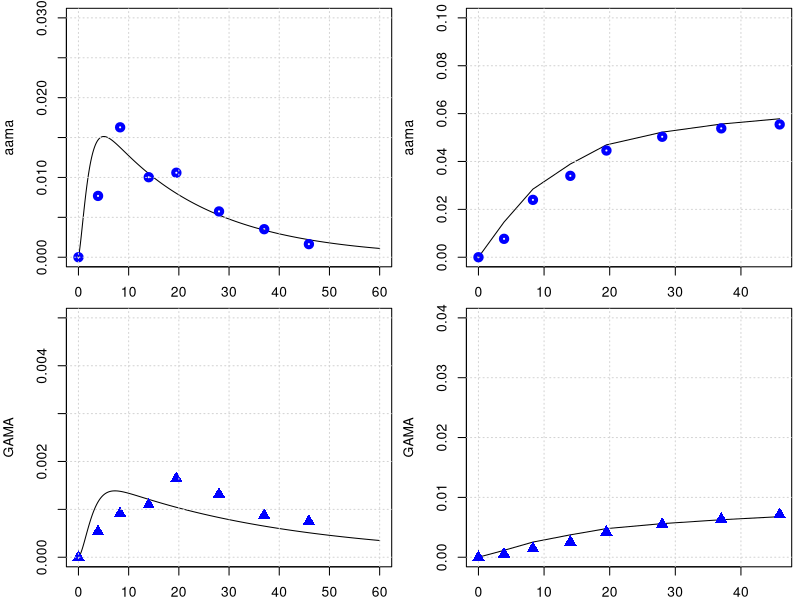

This chart was generated by the following R code:
library(deSolve)
library(minpack.lm)
graphics.off()

# body weight in kg
BW = 70 
# fractions of BW
##https://journals.sagepub.com/doi/pdf/10.1177/ANIB_32_3-4
F_B = 0.079 
F_B_AB = 0.35 #fraction: arterial blood of blood volume
F_B_VB = 0.65 #fraction: venous blood of blood volume
F_Li = 0.026
F_Ki = 0.0044
F_T = 1-(F_B+F_Li+F_Ki)
# organ volumes in L
V_AB <- BW*F_B*F_B_AB 
V_VB <- BW*F_B*F_B_VB 
V_T <- BW*F_T
V_Ki <- BW*F_Ki
V_Li <- BW*F_Li
# cardiac output in L/(kg*h)
##https://journals.sagepub.com/doi/pdf/10.1177/ANIB_32_3-4
QCC = 16        #12.5 # maybe 14 or 6.5 check?
Q_C = QCC*BW^0.75
#FQ_P = 2.5/100 Trine: We don't have a lung compartment in this model
FQ_Li = 0.255
FQ_Ki = 0.19 #total - there is also an aterial flow rate 
FQ_T = 1 -( FQ_Li + FQ_Ki) # +FQ_P) Trine: We don't have a lung compartment in this model
Q_Li <- Q_C*FQ_Li
Q_Ki <- Q_C*FQ_Ki
Q_T <- Q_C*FQ_T

MW_aa = 71   # mg/mmol
MW_ga = 87   # mg/mmol
MW_GSH = 307.32 # mg/mmol
k_0_GSH = 7   # from Sweeney paper.
MW_GSH = 307.32     # mg/mmol
AGSH0 = k_0_GSH * V_Li * MW_GSH


# +++++++++++++++++++++++++++++++++++++++++++++++++++++++++++++++++
# partition coefficient 
pAA_TB = .2        # Tissue::blood partition AA, Sweeney et al (2010) paper
pAA_KiB = 0.8      # Kidney::blood partition AA, Sweeney et al (2010) paper
pAA_LiB = 0.4      # liver::blood partition AA, Sweeney et al (2010) paper
# Maybe we said it earlier and these parameters are not sensitive to the model, but from which paper did you get the values of these partition coefs., 
# in the paper of Sweeney and of Li are different pAA_LiB = 0.4 and pAA_KiB = 0.8.

# reaction rate constants 
k_AAuptake = 1 #1/h

k_onAA_T = 0.028  #1/h     # we took it from Sweenney
k_onAA_B = 0.036  #1/h
k_onAA_Li = 0.71 #1/h
k_onAA_Ki = 0.13 #1/h

# from 0.23 to 0.35
k_cl_GSH = 0.035   # 1/h   #  Reed et al. 2008 'A mathematical model of glutathione metabolism'
#doi:10.1186/1742-4682-5-8

# k_onAA_GSH = 0.55 # L/(mmol h)
# check, we do not use it any more.
k_exc_AAMA = 0.049  ## ##MK Furh et al. report on Elimination half-life of AAMA as ~17.4 h, then k_exc_AAMA=0.0398 h-1#
# 'Toxicokinetics of acrylamide in humans after ingestion of a defined dose in a test meal to improve risk assessment for acrylamide carcinogenicity'
# DOI: 10.1158/1055-9965.EPI-05-0647
# 0.049 #1/h or 0.13 # this will change the shape

# Maximum velocity for enzymatic reaction 
V_max_p450 = 9 /MW_aa*BW^0.7  # mg/h  from Sweenney paper, checked!
# maximum rate of GA and AA conjugation with GSH (mg/(h BW^0.7))
Vmax_AA_GSH <- 24*BW^0.7 # from the Sweeny  fitted   mg/h




#????????????????????????????????
#????????????????????????????????
#????????????????????????????????
#????????????????????????????????
#????????????????????????????????
#????????????????????????????????
### PARAMETERS FOR GA
# partition coefficient
pGA_TB = 0.97
pGA_LiB = 0.9
pGA_KiB = .3

#k_onGA_GSH = 0.8 #L/(mmol h)
k_onGA_T = 0.69        #1/h
k_onGA_B = 0.108       #1/h
k_onGA_Ki = k_onAA_T/2 #1/h
k_onGA_Li = 0.115      #1/h

k_exc_GAMA = 0.027   ##MK Furh et al. report on Elimination half-life of GAMA: ~25.1 hours, then k_exc_GAMA = 0.0276 h-1##  
# 0.077 #1/h  # or 0.027 # from sweeney # 
k_exc_GAOH = 0.077     # 1/h  # from sweeney
# (removed as no longer used) k_exc_GA <- .4         # 1/h Q_Ki*0.025


VMAXGC1 = 22   # maximum rate of AA conjugation with GSH mg/hr-kg^0.7, Sweeney et al (2010) paper
VMAXG1 = VMAXGC1/MW_aa*BW**0.7    # !$'Liver AA-GSH rate'

# Maximum velocity for enzymatic reaction 
V_max_EH = 20 /MW_ga*BW^0.7  
KM_p450 = 10.0
KM_EH = 100.0
# maximum rate of GA and AA conjugation with GSH (mg/(h BW^0.7))
Vmax_GA_GSH <- 20*BW^0.7 # from the Sweeny  fitted   mg/h

KMG1 = 20  #!Km with respect to AA for GSH conjugation mg/L (from Sweeny code) 
# Trine: This should be mg. Delete the term MW_aa
# Sweeney has this parameter for rats ans 100 mg/L why did you use this number and why divived by MW??

KMGG = .1/MW_GSH        # !KM with respect to GSH for AA or GA conjugation with GSH mmol/L. Trine: should be mg/L
####and that this is 307 mg/L #This comment is wrong ignore
KMG2 = 90  #!Km with respect to GA for GSH conjugation mM. Trine: This should be mg. Delete the term MW_aa
# The same comment as for KMG1

# from the code, not from paper
KPT_Li = 0.015    # !'protein turnover rate in liver'# this is confimred in the exp. values of Sweeney
KPT_Ki = 0.013    # !'protein turnover rate in kidney'# 1/h this is 0.012 in Sweeney, I guess its not much of difference
KPTR = 0.013      # !'protein turnover rate in rpt'# this is 0.012 in Li et.al
KPTS = 0.0039     # !'protein turnover rate in spt'# and this they have it 0.0051 Sweeney and Li 0.0012 refering to Sweeney
KPTRB = 0.0039    # !'protein turnover rate in rbc'# how did we get that?
KPTPL = 0.012    # !'protein turnover rate in plasma'# Sweeney has 0.012 for this value
# +++++++++++++++++++++++++++++++++++++++++++++++++++++++++++++++++
# create list of parameter
# +++++++++++++++++++++++++++++++++++++++++++++++++++++++++++++++++
params <- unlist(c(data.frame(pAA_TB, pAA_LiB, pAA_KiB,
                              pGA_TB, pGA_LiB, pGA_KiB,
                              k_onAA_T, k_onAA_B, k_onAA_Li,  k_onAA_Ki,
                              k_onGA_T, k_onGA_B, k_onGA_Li, k_onGA_Ki, 
                              k_exc_AAMA, k_exc_GAMA,
                              k_cl_GSH, V_max_p450, KM_p450, V_max_EH, KM_EH,
                              k_AAuptake)
                              ))
yini <- c(m_AA_AB = 0.0, m_GA_AB = 0.0,      a_pb_AA_B = 0 ,
          m_AA_VB = 0.0, m_GA_VB = 0.0,
          m_AA_Ki = 0.0, m_GA_Ki = 0.0, m_AA_dose = 0 ,
          m_AA_Li = 0.0, m_AAMA = 0.0, 
          m_GA_Li = 0.0, a_pb_GA_Li = 0.0,
          m_GAMA  = 0.0,       
          m_GSH_Li = k_0_GSH * V_Li * MW_GSH, 
          m_AA_T = 0.0, m_GA_T = 0.0,
          m_GAOH = 0.0, 
          m_AA_out = 0.0, m_AA_in = 0.0, m_AA_accum = 0.0, m_AA_free = 0.0, 
          m_GA_out = 0.0, m_GA_in = 0.0, m_GA_accum = 0.0, m_GA_free = 0.0, 
          a_pb_AA_Ki = 0,  a_pb_AA_Li = 0,
          a_pb_GA_Ki = 0, a_pb_AA_T = 0, a_pb_GA_B = 0, a_pb_GA_T = 0
)
# ++++++++++++++++++++++++++++++++++++++++++++++++++++++++++++++++++
# PBPK model for Acrylamide 
# ++++++++++++++++++++++++++++++++++++++++++++++++++++++++++++++++++
PBPKmodelAA <- function(t,state,parameter){
  with(as.list(c(t,state,parameter)), {
    #----#---#  Model for AA  #---#---#
    # concentrations blood in the organs in mg/L
    c_AA_AB <- m_AA_AB/V_AB   
    c_AA_VB <- m_AA_VB/V_VB
    c_AA_T <- m_AA_T/V_T
    c_AA_Li <- m_AA_Li/V_Li #Trine: Should we multiply with PL1 as we do for GA
    c_AA_Ki <- m_AA_Ki/V_Ki
    
    c_GSH_Li <- m_GSH_Li/V_Li
    # units checked -> mg/h   
    dm_AA_dose <- - k_AAuptake*m_AA_dose
    
    # Blood
    #-----------------------------
    # units checked -> mg/h   
    dm_AA_AB <- Q_C*(c_AA_VB - c_AA_AB) - k_onAA_B*m_AA_AB
    dm_AA_VB <- Q_T*(c_AA_T/pAA_TB) + Q_Li*(c_AA_Li/pAA_LiB) + Q_Ki*(c_AA_Ki/pAA_KiB) - Q_C*c_AA_VB -k_onAA_B*m_AA_VB
    # Trine: I added this. Can we make an overall turnover rate in blood? Is this correct? 
    da_pb_GA_B <- k_onAA_B*m_AA_AB + k_onAA_B*m_AA_VB - a_pb_GA_B*KPTRB
    
    # Kidney
    #---------------------------------
    # units checked -> mg/h   
    dm_AA_Ki <- Q_Ki*c_AA_AB -Q_Ki*(c_AA_Ki/pAA_KiB) - k_onAA_Ki*m_AA_Ki 
    # protein tunr over AA in Kidney
    da_pb_AA_Ki <- k_onAA_Ki*m_AA_Ki - a_pb_AA_Ki*KPT_Ki
   
    # unit chekced mg/h 
    metAA_GSH <- Vmax_AA_GSH * c_AA_Li * c_GSH_Li / ( (KMG1 + c_AA_Li) * (KMGG + c_GSH_Li) )

    metAA_P450 <- V_max_p450 * MW_aa * c_AA_Li/ (KM_p450 + c_AA_Li)
    
    # units checked -> mg/h  
    dm_AA_Li <- Q_Li*(c_AA_AB - c_AA_Li/pAA_LiB) + k_AAuptake*m_AA_dose - k_onAA_Li*m_AA_Li  - metAA_P450 - metAA_GSH 
    # protein turn over AA in Liver
    da_pb_AA_Li <- k_onAA_Li*m_AA_Li - a_pb_AA_Li * KPT_Li
    
    # Tissue
    #--------------------------------------------------------------
    # units checked -> mg/h   
    dm_AA_T <- Q_T*(c_AA_AB - c_AA_T/pAA_TB) - k_onAA_T*m_AA_T
    # protein turn over AA in Tussue
    da_pb_AA_T <- k_onAA_T*m_AA_T - a_pb_AA_T * KPTS
    
    # Urine
    #-------------------------------------------------------------
    # units checked -> mg/h   
    dm_AAMA <- metAA_GSH - m_AAMA*k_exc_AAMA 

    dm_AA_out <- metAA_P450 + metAA_GSH + k_onAA_Li*m_AA_Li
    dm_AA_in <- k_AAuptake * m_AA_dose
    dm_AA_accum <- k_onAA_B*m_AA_AB +k_onAA_B*m_AA_VB +k_onAA_T*m_AA_T +k_onAA_Ki*m_AA_Ki
    dm_AA_free <- dm_AA_AB + dm_AA_VB +dm_AA_T +dm_AA_Li +dm_AA_Ki

      #--------------------------------------------------------------
    ########################################################################################    
    #-GA-#-GA-#  Model for GA  #-GA-#-GA-#    
    #concentrations blood in the organs in mg/L
    c_GA_AB <- m_GA_AB/V_AB ;   
    c_GA_VB <- m_GA_VB/V_VB
    c_GA_T <- m_GA_T/V_T
    c_GA_Li <- m_GA_Li/V_Li
    c_GA_Ki <- m_GA_Ki/V_Ki
    
    # Blood
    #-----------------------------
    # units checked -> mg/h   
    dm_GA_AB <- Q_C*(c_GA_VB - c_GA_AB) -k_onGA_B*m_GA_AB
    # units checked -> mg/h   
    dm_GA_VB <- Q_T*(c_GA_T/pGA_TB) + Q_Li*(c_GA_Li/pGA_LiB) + Q_Ki*(c_GA_Ki/pGA_KiB) - Q_C*c_GA_VB - k_onGA_B*m_GA_VB
    # units checked -> mg/h   
    da_pb_AA_B <- k_onGA_B*m_AA_AB + k_onGA_B*m_AA_VB - a_pb_GA_B*KPTRB
    
    # Kidney
    #---------------------------------
    dm_GA_Ki <- Q_Ki*c_GA_AB -Q_Ki*(c_GA_Ki/pGA_KiB) -k_onGA_Ki*m_GA_Ki 
    # protein tunr over AA in Kidney
    da_pb_GA_Ki <- k_onGA_Ki*m_GA_Ki - a_pb_GA_Ki*KPT_Ki
    
    # Liver
    #--------------------------------
    # units checked -> mg/h
    metGA_GSH <- Vmax_GA_GSH * c_GSH_Li *c_GA_Li / (c_GA_Li + KMG2)/(c_GSH_Li + KMGG)
    metGA_EH <- V_max_EH *MW_ga *c_GA_Li / (KM_EH + c_GA_Li)
    # units checked -> mg/h 
    dm_GA_Li <- Q_Li*(c_GA_AB - c_GA_Li/pGA_LiB) - k_onGA_Li*m_GA_Li + metAA_P450 - metGA_GSH -metGA_EH 
    # protein tunr over GA in Liver
    da_pb_GA_Li = k_onGA_Li*m_GA_Li - a_pb_GA_Li*KPT_Li 
    
    # units checked -> mg/h, 
    dm_GAMA <-  metGA_GSH  -m_GAMA*k_exc_GAMA
    
    #????????????????????????????????????????????
    # we need a new k_exc_GAOH
    dm_GAOH <- metGA_EH - m_GAOH*k_exc_GAOH
    
    # Tissue    #-----------------------------------------------------
    dm_GA_T <- Q_T*(c_GA_AB - c_GA_T/pGA_TB) - k_onGA_T*m_GA_T
    da_pb_GA_T <- k_onGA_T*m_GA_T - a_pb_GA_T * KPTS
    
    # Liver
    #--------------------------------
    # units checked -> mg/h
    dm_GSH_Li <- k_0_GSH * V_Li * MW_GSH - k_cl_GSH*m_GSH_Li - metAA_GSH - metGA_GSH
    
    dm_GA_out <- metGA_GSH + metGA_EH 
    dm_GA_in <- metAA_P450
    dm_GA_accum <- k_onGA_B*m_GA_AB +k_onGA_B*m_GA_VB +k_onGA_T*m_GA_T +k_onGA_Li*m_GA_Li +k_onGA_Ki*m_GA_Ki
    dm_GA_free <- dm_GA_AB + dm_GA_VB +dm_GA_T +dm_GA_Li +dm_GA_Ki 
    
    return(list(c(dm_AA_AB,    dm_GA_AB,   da_pb_AA_B,
                  dm_AA_VB,    dm_GA_VB,
                  dm_AA_Ki,    dm_GA_Ki,    dm_AA_dose,
                  dm_AA_Li,    dm_AAMA,   
                  dm_GA_Li,   da_pb_GA_Li, dm_GAMA,
                  dm_GSH_Li,  dm_AA_T,     dm_GA_T,
                  dm_GAOH,
                  dm_AA_out,  dm_AA_in,   dm_AA_accum,  dm_AA_free,
                  dm_GA_out,  dm_GA_in,   dm_GA_accum,  dm_GA_free,
                  da_pb_AA_Ki,    da_pb_AA_Li,
                  da_pb_GA_Ki,    da_pb_AA_T, da_pb_GA_B , da_pb_GA_T   )))
  })
}
PBPKmodelAA <- compiler::cmpfun(PBPKmodelAA)



################################################################
# manual readout from Kopp and Dekant 2009
################################################################
times <- seq(from = 0, to = 60, by = 0.1)
diet <- data.frame(var = "m_AA_dose", method = "add",
                   time = c(0.0),  value = 0.5 *BW /1000 )  # dose of 0.05 microg/kg bw
out <- ode(y = yini, times = times, func = PBPKmodelAA, parms = params, events = list(data = diet))
yobs_urine <- data.frame(
  time = c(0.0, 3.9, 8.3, 14, 19.5, 28, 37, 45.9),
  AAMA = c(0.0/1000000, 32.8/1000000, 69.5/1000000, 42.8/1000000, 45.2/1000000, 24.5/1000000, 15/1000000, 7/1000000)*234.28, #https://pubchem.ncbi.nlm.nih.gov/compound/N-Acetyl-S-_2-carbamoylethyl_-L-cysteine
  GAMA = c(0.0, 2.15*1e-6, 3.66*1e-6, 4.38*1e-6, 6.57*1e-6, 5.26*1e-6, 3.50*1e-6, 3.0*1e-6)*250.27
)

# plot for AAMA in urinary
par(mfrow=c(2,2),mar=c(2,4,.5,.5))
plot(out[,'time'], out[,'m_AAMA']   ,type = 'l',xlab = 'time', ylab = 'aama', ylim = c(0,.03) )
points(yobs_urine$time, yobs_urine$AAMA , col="blue", lwd = 4) ; grid()
time_points_measure_unrine = c(1, 40, 84, 141, 196, 280 , 371, 460)
tamtam = out[,'m_AAMA'][time_points_measure_unrine ]
plot(yobs_urine$time, cumsum( tamtam ),type = 'l', ylab = 'aama', ylim = c(0,.1), xlab = 'time' ); grid()
points(yobs_urine$time, cumsum(yobs_urine$AAMA) , col="blue", lwd = 4)

# plot for GAMA 
plot(out[,'time'], out[,'m_GAMA']  ,type = 'l',xlab = '', ylab = 'GAMA', ylim = c(0,.005) )
points(yobs_urine$time, yobs_urine$GAMA , col="blue", cex = 1.5, pch = 17); grid()
time_points_measure_unrine = c(1, 40, 84, 141, 196, 280 , 371, 460)
tamtam = out[,'m_GAMA'][time_points_measure_unrine ]
plot(yobs_urine$time, cumsum( tamtam ),type = 'l',xlab = '', ylab = 'GAMA', ylim = c(0,.04) ); grid()
points(yobs_urine$time, cumsum(yobs_urine$GAMA) , col="blue",cex = 1.5, pch = 17)
